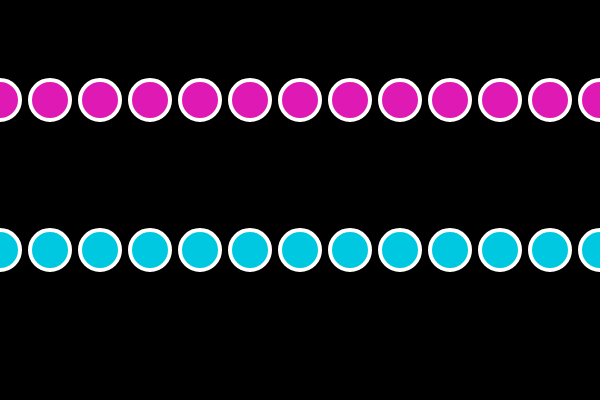
Frame 1 (no input)
Frame 60 (no input): identical to frame 1, image omitted
Frame 120 (the mouse pressed at the canvas centre since frame 60): identical to frame 1, image omitted

The p5.js sketch that drew this single still picture (run headless with seeded random() and noise() and a simulated clock; from frame 60 on, the mouse is pressed at the canvas centre):

// p5.js sketch
// ── sketch.js
// Example code from
// Coding Train "Live Stream #4: p5.js Lessons About Loops"
// https://youtu.be/xyclhIu2WDY

// the radius of the circles
var radius = 40;

function setup() {
	createCanvas( 600, 400 );
}

function draw() {
    background(0);
    stroke(255);
    strokeWeight(4);

    // draw a first horizontal line of circles using the while loop
    fill( 223, 25, 179 );
    var x = 0;
    while( x < width+radius ) {
        ellipse( x, 100, radius, radius );
        x = x+50;
    }

    // draw a second horizonal line of circles below the first one,
    // but now using the for loop
    fill( 0, 200, 225 );
    for( x = 0; x < width+radius; x += 50 ) {
        ellipse( x, 250, radius, radius );
    }
}
